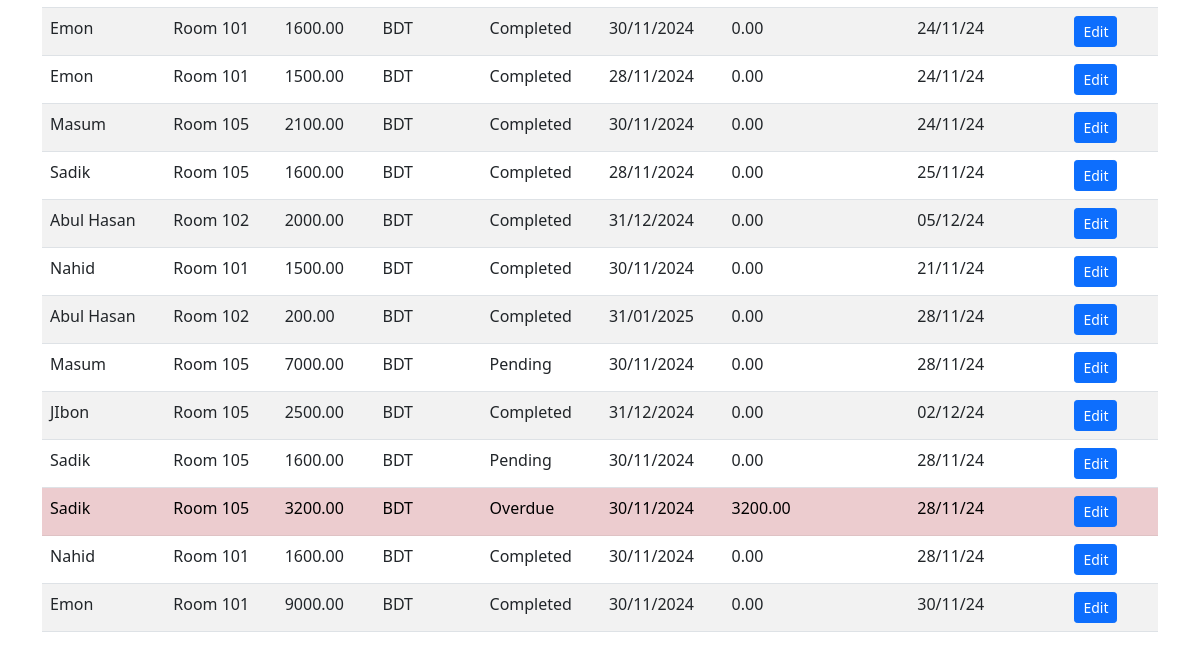
The app's page /payments/ (signed in, lower part), older data.
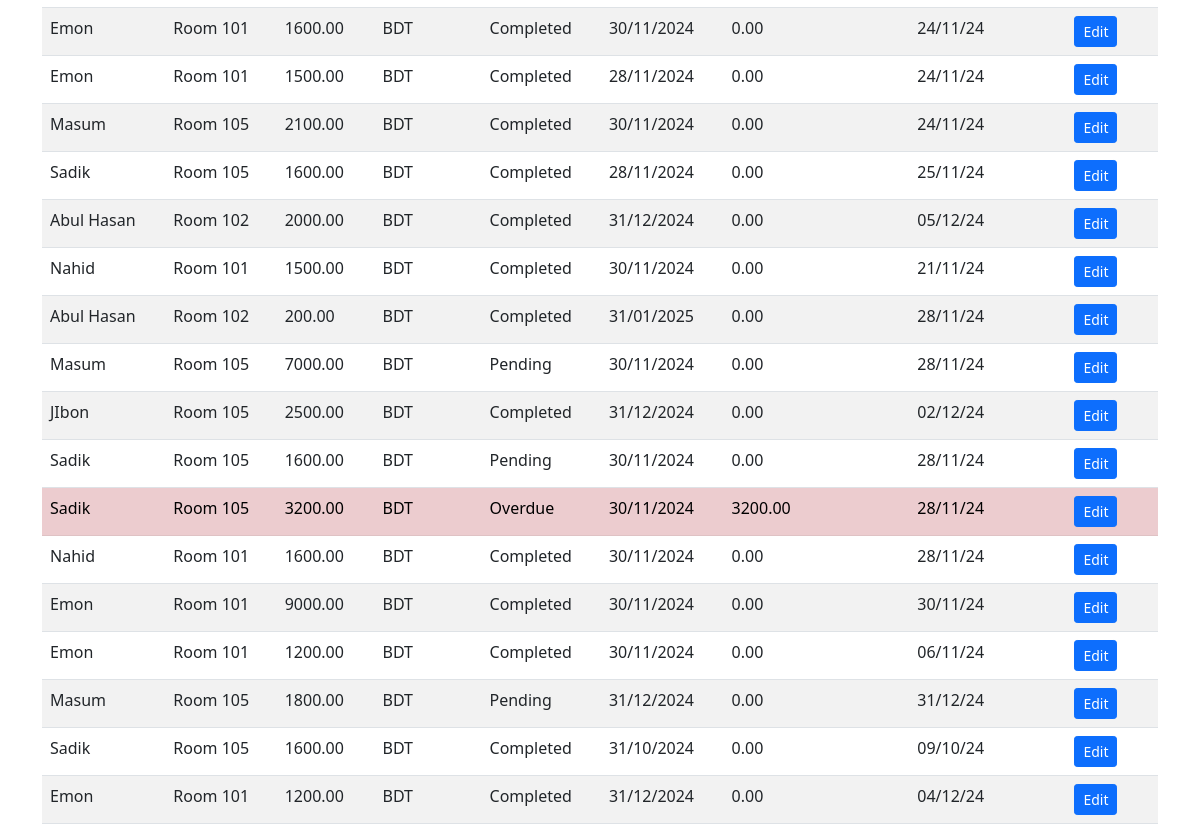
The same page, newer data.
### hostel/models.py (models this page shows, shortened)
class Payment(models.Model):
    student = models.ForeignKey(Student, on_delete=models.CASCADE)
    amount = models.DecimalField(max_digits=10, decimal_places=2)
    currency = models.CharField(max_length=3, default='BDT')
    status = models.CharField(max_length=20, choices=[('Pending', 'Pending'), (
        'Completed', 'Completed'), ('Overdue', 'Overdue')], default='Pending')
    payment_date = models.DateTimeField(null=True, blank=True)
    due_date = models.DateField(null=True, blank=True)
    is_due = models.BooleanField(default=False)
    overdue_amount = models.DecimalField(max_digits=10, decimal_places=2)
    reference = models.CharField(max_length=255, blank=True, null=True)
    room_number = models.CharField(max_length=10, blank=True, null=True)
    oprstamp = models.ForeignKey(
        User, on_delete=models.SET_NULL, null=True, blank=True)
    timestamp = models.DateTimeField(auto_now_add=True)
    transaction_id = models.CharField(max_length=255, blank=True, null=True)

class Student(models.Model):
    name = models.CharField(max_length=100)
    email = models.EmailField(unique=True)
    contact_number = models.CharField(max_length=15)
    nid = models.CharField(max_length=15)
    room = models.ForeignKey(Room, on_delete=models.SET_NULL, null=True)
    def __str__(self):
        return self.name

### hostel/views.py (the view)
# urls.py: path('payments/', PaymentListView.as_view(), name='admin_payment_list'),
@method_decorator(login_required, name='dispatch')
class PaymentListView(ListView):
    model = Payment
    template_name = 'payments/admin_payment_list.html'
    context_object_name = 'payments'
    def get_queryset(self):
        queryset = super().get_queryset()
        monthcode = self.request.GET.get('monthcode')
        if monthcode:
            queryset = queryset.filter(payment_date__startswith=monthcode)
        return queryset
    def get_context_data(self, **kwargs):
        context = super().get_context_data(**kwargs)
        monthcodes = Payment.objects.annotate(month=TruncMonth(
            'payment_date')).values_list('month', flat=True).distinct()
        formatted_monthcodes = [month.strftime(
            '%Y-%m') for month in monthcodes if month]
        context['monthcodes'] = formatted_monthcodes
        return context

### hostel/templates/payments/admin_payment_list.html (shortened to what this page needs)
<!DOCTYPE html>
<html lang="en">
  <head>
    <link href="https://cdn.jsdelivr.net/npm/bootstrap@5.1.3/dist/css/bootstrap.min.css" rel="stylesheet" />
  </head>
  <body>
    <div class="container mt-5">
      <table class="table table-striped">
        <tbody>
          {% for payment in payments %}
            <tr class="{% if payment.is_due %}table-danger{% endif %}">
              <td>{{ payment.student }}</td>
              <td>{{ payment.room_number }}</td>
              <td>{{ payment.amount }}</td>
              <td>{{ payment.currency }}</td>
              <td>{{ payment.status }}</td>
              <td>{{ payment.due_date|date:'d/m/Y' }}</td>
              <td>
                {% if payment.is_due %}
                  {{ payment.overdue_amount }}
                {% else %}
                  0.00
                {% endif %}
              </td>
              <td>{{ payment.payment_date|date:'d/m/y' }}</td>
              <td>
                <a href="{% url 'admin_edit_payment' payment.id %}" class="btn btn-primary btn-sm">Edit</a>
              </td>
            </tr>
          {% endfor %}
        </tbody>
      </table>
    </div>
  </body>
</html>

Row changes from the older to the newer data that the page shows:
added Payment: student "Emon", room_number "Room 101", amount "1200.00", currency "BDT", status "Completed", due_date "30/11/2024", is_due "0.00", payment_date "06/11/24"
added Payment: student "Masum", room_number "Room 105", amount "1800.00", currency "BDT", status "Pending", due_date "31/12/2024", is_due "0.00", payment_date "31/12/24"
added Payment: student "Sadik", room_number "Room 105", amount "1600.00", currency "BDT", status "Completed", due_date "31/10/2024", is_due "0.00", payment_date "09/10/24"
added Payment: student "Emon", room_number "Room 101", amount "1200.00", currency "BDT", status "Completed", due_date "31/12/2024", is_due "0.00", payment_date "04/12/24"
